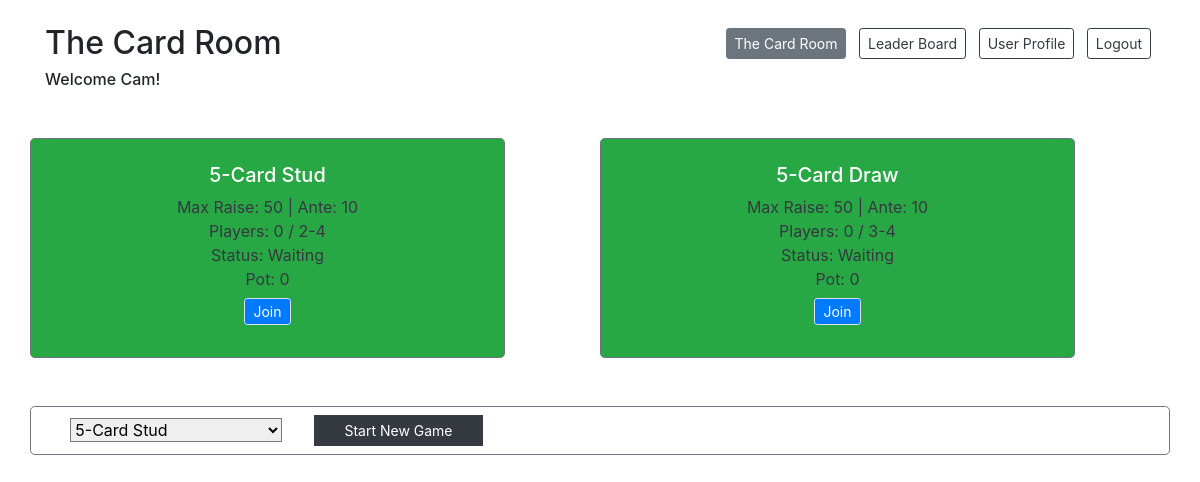
Page /lobby (signed in) on the committed database.
### models.py (models this page shows)
class User(db.Model):
    __tablename__ = "users"
    id = db.Column(db.Integer, primary_key=True)
    user_name = db.Column(db.String(255))
    email = db.Column(db.String(255))
    password = db.Column(db.String(255))
    balance = db.Column(db.Integer)
    photo = db.Column(db.BLOB)
    current_game_id = db.Column(db.Integer, db.ForeignKey("games.id"), nullable=True)  # is null if not currently in a game
    current_game = db.relationship("Game", foreign_keys=[current_game_id], backref="game_users")
    created_at = db.Column(db.DateTime, server_default=func.now())
    updated_at = db.Column(db.DateTime, server_default=func.now(), onupdate=func.now())

class GameType(db.Model):
    __tablename__ = "game_types"
    id = db.Column(db.Integer, primary_key=True)
    game_name = db.Column(db.String(255))
    time_limit = db.Column(db.Integer)
    min_players = db.Column(db.Integer)
    max_players = db.Column(db.Integer)
    ante = db.Column(db.Integer)
    max_raise = db.Column(db.Integer)
    rounds = db.relationship("GameRound", back_populates="game_type")
    created_at = db.Column(db.DateTime, server_default=func.now())
    updated_at = db.Column(db.DateTime, server_default=func.now(), onupdate=func.now())

### controller.py (the view)
def lobby():
    if 'user_id' in session:
        user = getUser(session['user_id'])
        if user:
            if user.current_game_id:  # user is in a game
                game = getGame(user.current_game_id)
                if game.game_status == 1:  # game is playing
                    return redirect('/card-table')
                elif game.game_status == 2:  # game is completed
                    removePlayerFromGame(user, user.current_game_id)
            lobbyInfo = getLobbyInfo(user)
            return render_template('lobby.html', user = lobbyInfo['user'], games = lobbyInfo['games'], game_types = lobbyInfo['game_types'])
    return redirect('/login-registration')

### utilities.py (called while the page is built)
def getUser(user_id):
    user = User.query.get(user_id)
    return user

def getActiveGames():
    active_games = Game.query.filter(or_(Game.game_status == 0, Game.game_status == 1)).all()
    return active_games  # return game info

def getGameTypes():
    game_types = GameType.query.all()
    return game_types  # return game types

def getNumNonExitedPlayers(game_id):
    num_players = User.query.filter_by(current_game_id=game_id).count()
    return num_players

def getNumRounds(game_id):
    game = Game.query.get(game_id)
    num_rounds = GameRound.query.filter_by(game_type_id=game.game_type_id).count()
    return num_rounds

### templates/lobby.html (shortened to what this page needs)
<!DOCTYPE html>
<html lang="en">
<head>
    <link href="https://stackpath.bootstrapcdn.com/bootstrap/4.4.1/css/bootstrap.min.css" rel="stylesheet">
</head>
<body>
    <div class="container bg-white">
        <div class="row justify-content-between mt-4 mb-2">
            <div class="col-auto">
                <h2>The Card Room</h2>
                <h6>Welcome {{user.user_name}}!</h6>
            </div>
            <div class="col-auto">
                <a href="#" class="inactive col-auto btn btn-secondary btn-sm mx-1 mt-1 mb-3">The Card Room</a>
                <a href="/leaderboard" class="col-auto btn btn-outline-dark btn-sm mx-1 mt-1 mb-3">Leader Board</a>
                <a href="/user-profile" class="col-auto btn btn-outline-dark btn-sm mx-1 mt-1 mb-3">User Profile</a>
                <a href="/logout-action" class="col-auto btn btn-outline-dark btn-sm mx-1 mt-1 mb-3">Logout</a>
            </div>
        </div>
        <div class="row pt-4">
            {% if games %}
                {% for game in games %}
                <div class="col-5 card-table bg-success border border-secondary rounded-lg text-white text-center mx-0 px-0 mb-4 mt-2 pt-4" style="height: 220px">
                    <div class="row mx-0 px-0 text-center">
                        <div class="col-2"></div>
                        <div class="col-8 text-center"><h5>{{game.game_name}}</h5></div>
                        <div class="col-2"></div>
                    </div>
                    <div class="row text-dark">
                        <div class="col-12 mx-0 px-0">Max Raise: {{game.max_raise}}  |  Ante: {{game.ante}}</div>
                    </div>
                    <div class="row text-dark">
                        <div class="col-12 mx-0 px-0">Players: {{game.num_players}} / {{game.min_players}}-{{game.max_players}}</div>
                    </div>
                    <div class="row text-dark">
                        <div class="col-12 mx-0 px-0">Status: {% if game.game_status == 0 %}Waiting
                            {% elif game.game_status == 1 %}Rnd {{game.round_num}} / {{game.num_rounds}}
                            {% else %}Done
                            {% endif %}</div>
                    </div>
                    <div class="row text-dark">
                        <div class="col-12 mx-0 px-0">Pot: {{game.pot}}</div>
                    </div>
                    <div class="row text-center mt-2">
                        <div class="col"></div>
                        <div class="col-4">
                            {% if user.current_game_id == game.id %}
                            <a href="/lobby/leave-game/{{game.id}}" class="button border btn-sm btn-warning">Leave</a>
                            {% elif not user.current_game_id: %}
                            <a href="/lobby/join-game/{{game.id}}" class="button border btn-sm btn-primary">Join</a>
                            {% endif %}
                        </div>
                        <div class="col"></div>
                    </div>
                </div>
                <div class="col-1"></div>
                {% endfor %}
            {% else %}
                <h6>No active games</h6>
            {% endif %}
        </div>
        {% if not user.current_game_id %}
        <div class="row pt-2 border border-secondary rounded-lg mt-4 pb-2">
            <form action="/lobby/new-game" method="post" class="row align-items-center">
                <div class="col-4">
                    <select type="text" name="game_type_id" class="input-sm rounded-0 mx-0" required>
                        {% for game_type in game_types %}
                            <option value="{{game_type.id}}">{{game_type.game_name}}</option>
                        {% endfor %}
                    </select>
                </div>
                <button type="submit" class="col-4 btn btn-dark btn-sm btn-block rounded-0 ml-5">Start New Game</button>
            </form>
        </div>
        {% endif %}
    </div>
</body>
</html>

### rows in the picture
User: user_name "Cam"
GameType: game_name "5-Card Stud", max_raise "50", ante "10", num_players "0", min_players "2", max_players "4", pot "0"
GameType: game_name "5-Card Draw", max_raise "50", ante "10", num_players "0", min_players "3", max_players "4", pot "0"

### other values in the picture
form field game_type_id "5-Card Stud"
